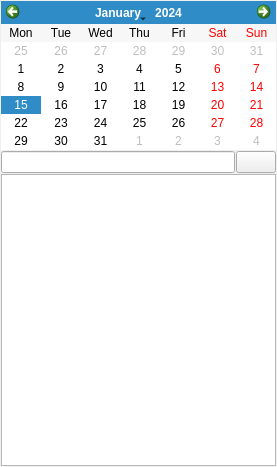
<?xml version="1.0" encoding="UTF-8"?>
<ui version="4.0">
 <class>ReportView</class>
 <widget class="QWidget" name="ReportView">
  <property name="geometry">
   <rect>
    <x>0</x>
    <y>0</y>
    <width>277</width>
    <height>467</height>
   </rect>
  </property>
  <property name="windowTitle">
   <string>Form</string>
  </property>
  <layout class="QVBoxLayout" name="verticalLayout_2">
   <property name="spacing">
    <number>1</number>
   </property>
   <property name="leftMargin">
    <number>1</number>
   </property>
   <property name="topMargin">
    <number>1</number>
   </property>
   <property name="rightMargin">
    <number>1</number>
   </property>
   <property name="bottomMargin">
    <number>1</number>
   </property>
   <item>
    <layout class="QVBoxLayout" name="verticalLayout">
     <property name="spacing">
      <number>1</number>
     </property>
     <item>
      <widget class="QCalendarWidget" name="calendar">
       <property name="sizePolicy">
        <sizepolicy hsizetype="Preferred" vsizetype="Fixed">
         <horstretch>0</horstretch>
         <verstretch>0</verstretch>
        </sizepolicy>
       </property>
       <property name="verticalHeaderFormat">
        <enum>QCalendarWidget::NoVerticalHeader</enum>
       </property>
      </widget>
     </item>
     <item>
      <layout class="QHBoxLayout" name="horizontalLayout">
       <property name="spacing">
        <number>1</number>
       </property>
       <item>
        <widget class="QLineEdit" name="searchText">
         <property name="toolTip">
          <string>BARCODE%</string>
         </property>
         <property name="maxLength">
          <number>32</number>
         </property>
        </widget>
       </item>
       <item>
        <widget class="QPushButton" name="searchButton">
         <property name="sizePolicy">
          <sizepolicy hsizetype="Fixed" vsizetype="Fixed">
           <horstretch>0</horstretch>
           <verstretch>0</verstretch>
          </sizepolicy>
         </property>
         <property name="text">
          <string/>
         </property>
         <property name="icon">
          <iconset resource="Resources.qrc">
           <normaloff>:/icons/zoom_in.png</normaloff>:/icons/zoom_in.png</iconset>
         </property>
        </widget>
       </item>
      </layout>
     </item>
     <item>
      <widget class="QListWidget" name="list"/>
     </item>
    </layout>
   </item>
  </layout>
 </widget>
 <resources>
  <include location="Resources.qrc"/>
 </resources>
 <connections/>
</ui>
